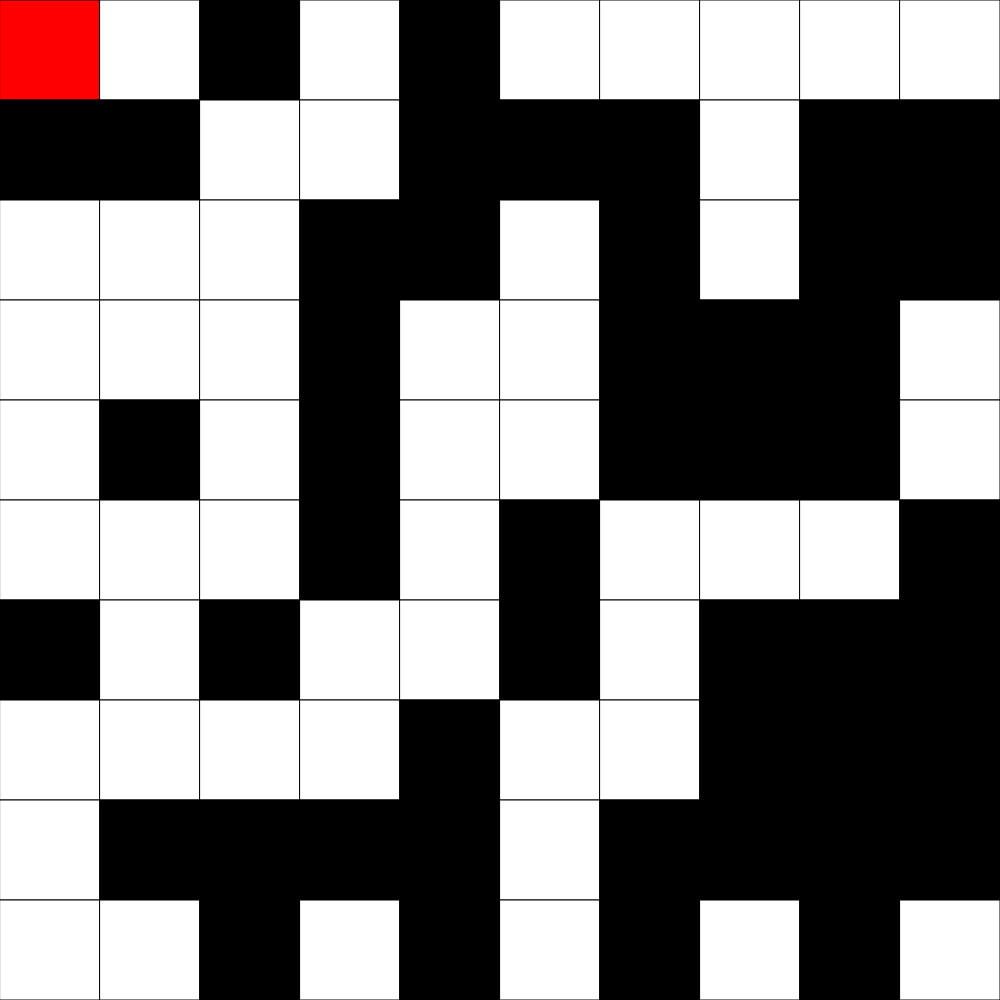
Frame 1 (no input)
Frame 60 (no input): identical to frame 1, image omitted
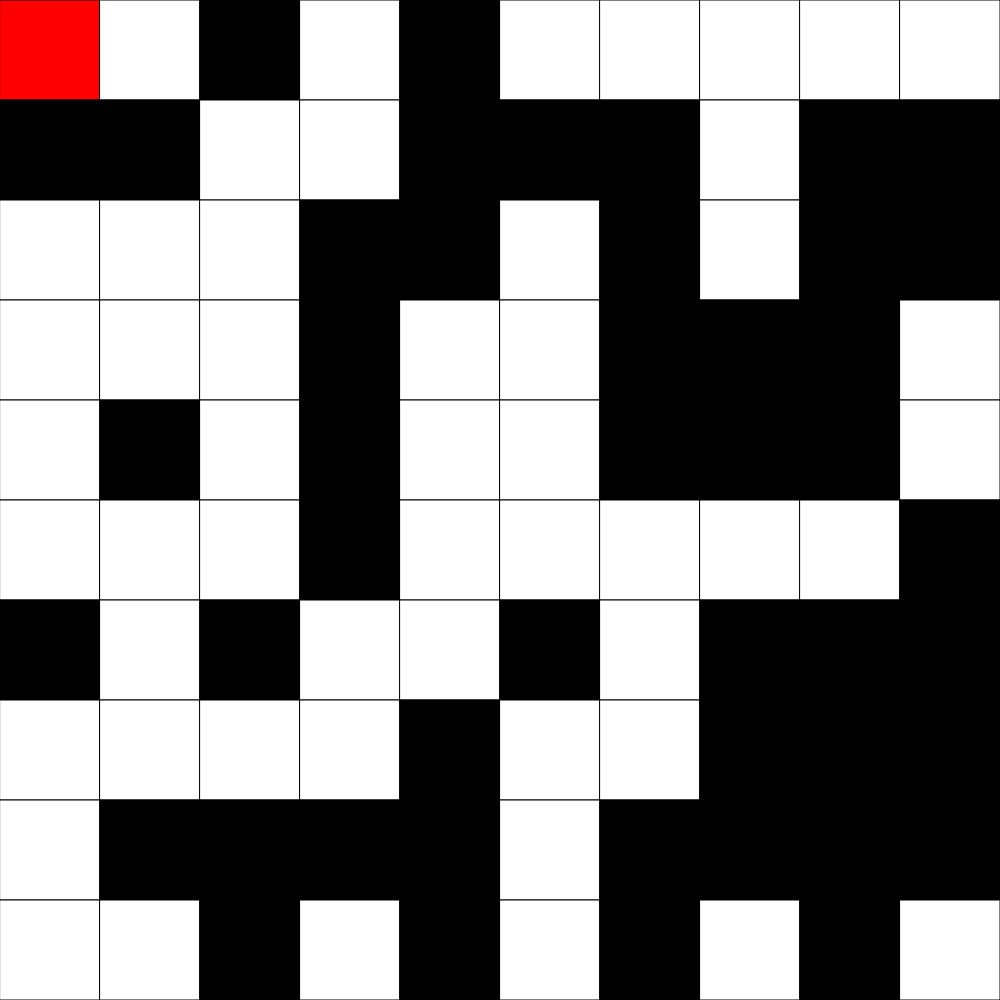
Frame 120 (the mouse pressed at the canvas centre since frame 60)

The p5.js sketch that drew these frames (run headless with seeded random() and noise() and a simulated clock; from frame 60 on, the mouse is pressed at the canvas centre):

// p5.js sketch
// ── sketch.js
// 2D Grid
// Dan Schellenberg
// Apr 9, 2024

let grid;
let cellSize;
const GRID_SIZE = 10;
const PLAYER = 9;
const OPEN_TILE = 0;
const IMPASSIBLE = 1;
let player = {
  x: 0,
  y: 0,
};



function setup() {
  //make the canvas the largest square that you can...
  if (windowWidth < windowHeight) {
    createCanvas(windowWidth, windowWidth);
  }
  else {
    createCanvas(windowHeight, windowHeight);
  }

  //if randomizing the grid, do this:
  grid = generateRandomGrid(GRID_SIZE, GRID_SIZE);
  
  //this is dumb -- should check if this is the right size!
  cellSize = height/grid.length;

  //add player to the grid
  grid[player.y][player.x] = 9;
}

function windowResized() {
  //make the canvas the largest square that you can...
  if (windowWidth < windowHeight) {
    resizeCanvas(windowWidth, windowWidth);
  }
  else {
    resizeCanvas(windowHeight, windowHeight);
  }

  cellSize = height/grid.length;
}

function draw() {
  background(220);
  displayGrid();
}

function keyPressed() {
  if (key === "r") {
    grid = generateRandomGrid(GRID_SIZE, GRID_SIZE);
  }

  if (key === "e") {
    grid = generateEmptyGrid(GRID_SIZE, GRID_SIZE);
  }

  if (key === "w") {
    movePlayer(player.x + 0, player.y - 1);
  }
  if (key === "s") {
    movePlayer(player.x + 0, player.y + 1); 
  }
  if (key === "a") {
    movePlayer(player.x - 1, player.y + 0); 
  }
  if (key === "d") {
    movePlayer(player.x + 1, player.y + 0); 
  }
}

function movePlayer(x, y) {
  //Don't move off the grid and only move into open tiles
  if (x < GRID_SIZE && y < GRID_SIZE &&
    x >= 0 && y >= 0 && grid[y][x] === OPEN_TILE) {
    // previous player location
    let oldX = player.x;
    let oldY = player.y; 



    //move the player
    player.x = x;
    player.y = y;
     
    //reset old location to be an empty tile
    grid[oldY][oldX] = OPEN_TILE;

    //move player to the new spot
    grid[player.y][player.x] = PLAYER;
  }
}

function mousePressed() {
  let x = Math.floor(mouseX/cellSize);
  let y = Math.floor(mouseY/cellSize);

  //toggle self
  toggleCell(x, y);
}

function toggleCell(x, y) {
  // make sure the cell you're toggling is in the grid...
  if (x < GRID_SIZE && y < GRID_SIZE &&
      x >= 0 && y >= 0) {
    //toggle the color of the cell
    if (grid[y][x] === OPEN_TILE) {
      grid[y][x] = IMPASSIBLE;
    }
    else if (grid[y][x] === IMPASSIBLE) {
      grid[y][x] = OPEN_TILE;
    }
  }
}

function displayGrid() {
  for (let y = 0; y < grid.length; y++) {
    for (let x = 0; x < grid[y].length; x++) {
      if (grid[y][x] === IMPASSIBLE) {
        fill("black");
      }
      else if (grid[y][x] === OPEN_TILE) {
        fill("white");
      }
      else if (grid [y][x] === PLAYER)  {
        fill("red");
      }
      square(x * cellSize, y * cellSize, cellSize);
    }
  }
}

function generateRandomGrid(cols, rows) {
  let emptyArray = [];
  for (let y = 0; y < rows; y++) {
    emptyArray.push([]);
    for (let x = 0; x < cols; x++) {
      //half the time, be a 1. Other half, be a 0.
      if (random(100) < 50) {
        emptyArray[y].push(0);
      }
      else {
        emptyArray[y].push(1);
      }
    }
  }
  return emptyArray;
}

function generateEmptyGrid(cols, rows) {
  let emptyArray = [];
  for (let y = 0; y < rows; y++) {
    emptyArray.push([]);
    for (let x = 0; x < cols; x++) {
      emptyArray[y].push(0);
    }
  }
  return emptyArray;
}
